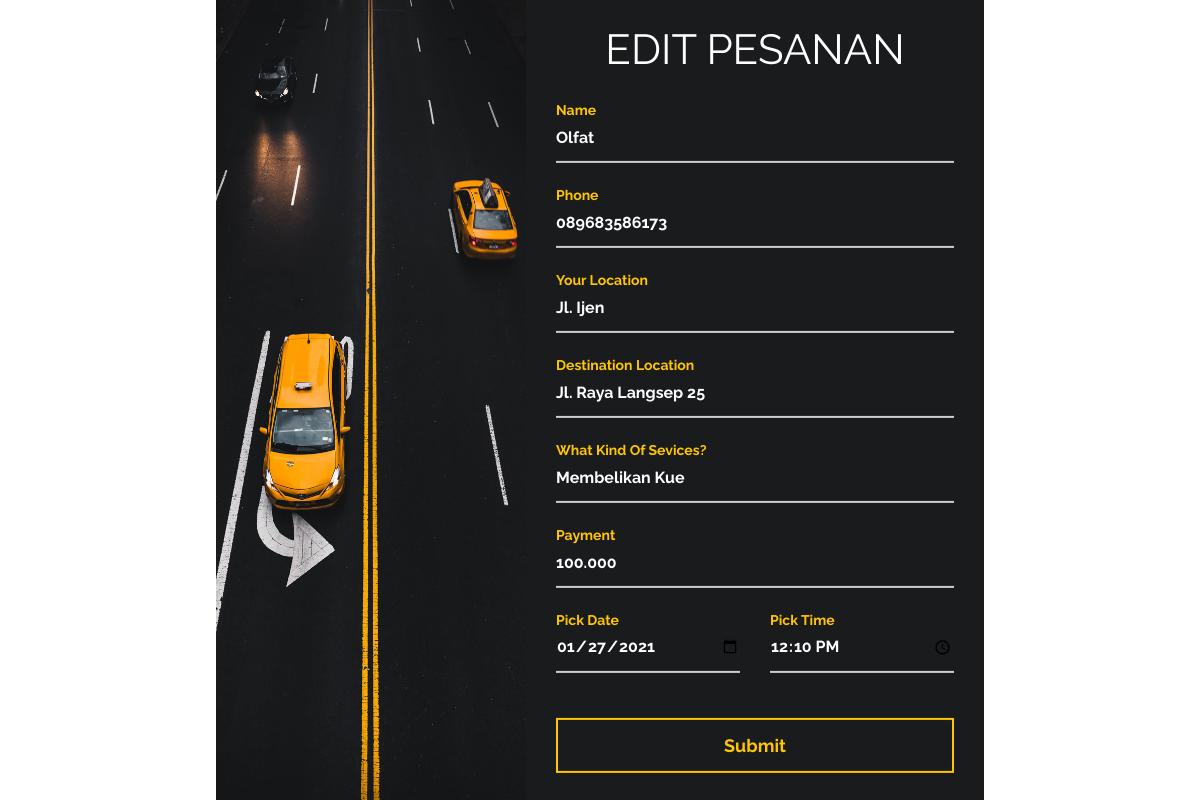
Page /booking/formeditpesan.php?id=5 on the committed database.
### tables this page shows
CREATE TABLE `pemesanan` (
  `id_pemesanan` int(11) NOT NULL,
  `nama` varchar(200) NOT NULL,
  `email_pemesan` varchar(50) NOT NULL,
  `telepon` varchar(20) NOT NULL,
  `lokasi` varchar(200) NOT NULL,
  `tujuan` varchar(200) NOT NULL,
  `jasa` text NOT NULL,
  `bayar` varchar(100) NOT NULL,
  `tanggal` date NOT NULL,
  `waktu` time NOT NULL,
  `status` varchar(100) NOT NULL DEFAULT 'Pending',
  `acc` varchar(100) NOT NULL DEFAULT 'Pending',
  `selesai` varchar(200) NOT NULL DEFAULT 'Pending',
  `bukti` varchar(200) NOT NULL DEFAULT 'Pending'
);

### booking/formeditpesan.php (the view, shortened to what this page needs)
<?php
include('../koneksi.php');
?>
<!DOCTYPE html>
<html lang="en">
<head>
    <link type="text/css" rel="stylesheet" href="../booking/css/bootstrap.min.css" />
    <link type="text/css" rel="stylesheet" href="../booking/css/style.css" />
</head>
<body>
    <div id="booking" class="section">
        <div class="section-center">
            <div class="container">
                <div class="row">
                    <div class="booking-form">
                        <div class="booking-bg"></div>
                        <?php
                        $id = $_GET['id'];
                        $data = $koneksi->query("SELECT * FROM pemesanan WHERE id_pemesanan='$id'");
                        $d = $data->fetch_assoc();
                        ?>
                        <form method="POST" action="../editpesanan.php">
                            <div class="form-header">
                                <h2>Edit Pesanan</h2>
                            </div>
                            <div class="form-group">
                                <input class="form-control" type="text" name="name" placeholder="Enter your Name" value="<?php echo $d['nama']; ?>">
                                <span class="form-label">Name</span>
                            </div>
                            <div class="form-group">
                                <input class="form-control" type="tel" name="phone" placeholder="Enter your Phone number" value="<?php echo $d['telepon']; ?>">
                                <span class="form-label">Phone</span>
                            </div>
                            <div class="form-group">
                                <input class="form-control" type="tel" name="location" placeholder="Enter your location" value="<?php echo $d['lokasi']; ?>">
                                <span class="form-label">Your Location</span>
                            </div>
                            <div class="form-group">
                                <input class="form-control" type="tel" name="destination" placeholder="Enter a destination location" value="<?php echo $d['tujuan']; ?>">
                                <span class="form-label">Destination Location</span>
                            </div>
                            <div class="form-group">
                                <input class="form-control" type="tel" name="service" placeholder="Enter your Services" value="<?php echo $d['jasa']; ?>">
                                <span class="form-label">What kind of Sevices?</span>
                            </div>
                            <div class="form-group">
                                <input class="form-control" type="tel" name="price" placeholder="Enter the Payment" value="<?php echo $d['bayar']; ?>">
                                <span class="form-label">Payment</span>
                            </div>
                            <div class="row">
                                <div class="col-md-6">
                                    <div class="form-group">
                                        <input class="form-control" type="date" name="date" value="<?php echo $d['tanggal']; ?>" required>
                                        <span class="form-label">Pick Date</span>
                                    </div>
                                </div>
                                <div class="col-md-6">
                                    <div class="form-group">
                                        <input class="form-control" type="time" name="time" value="<?php echo $d['waktu']; ?>" required>
                                        <span class="form-label">Pick Time</span>
                                    </div>
                                </div>
                            </div>
                            <div class="form-btn">
                                <button class="submit-btn">Submit</button>
                            </div>
                        </form>
                    </div>
                </div>
            </div>
        </div>
    </div>
</body>
</html>

### booking/css/style.css (style rules this page uses)
.section { position: relative; height: 100vh; }
.section .section-center { position: absolute; top: 50%; left: 0; right: 0; -webkit-transform: translateY(-50%); transform: translateY(-50%); }
#booking { font-family: 'Raleway', sans-serif; }
.booking-form { position: relative; max-width: 768px; width: 100%; margin: auto; background: #1a1b1d; }
.booking-form>.booking-bg { position: absolute; left: 0px; top: 0px; bottom: 0px; width: 310px; background-image: url('../img/background.jpg'); background-size: cover; background-position: center; }
.booking-form>form { margin-left: 310px; padding: 30px; }
.booking-form .form-header { margin-bottom: 25px; }
.booking-form .form-header h2 { margin: 0; font-weight: 400; color: #fff; font-size: 42px; text-transform: uppercase; text-align: center; }
.booking-form .form-group { position: relative; margin-bottom: 20px; }
.booking-form .form-control { background-color: transparent; height: 65px; padding: 0px; padding-top: 15px; border-radius: 0px; -webkit-transition: 0.2s; transition: 0.2s; color: #fff; border: 0px; font-size: 16px; font-weight: 700; -webkit-box-shadow: none; box-shadow: none; text-transform: capitalize; border-bottom: 2px solid #cecccd; }
.booking-form .form-control::placeholder { color: rgba(255, 255, 255, 0.3); }
.booking-form .form-label { color: #ffc600; font-weight: 700; line-height: 24px; height: 24px; font-size: 14px; position: absolute; left: 0; top: 26px; opacity: 0; text-transform: capitalize; pointer-events: none; -webkit-transition: 0.2s all; transition: 0.2s all; }
.booking-form input[type="date"].form-control+.form-label, .booking-form input[type="time"].form-control+.form-label { color: rgba(255, 255, 255, 0.3); opacity: 1; }
.booking-form .form-group.input-not-empty .form-label { opacity: 1; top: 0px; color: #ffc600 !important; }
.booking-form .form-btn { margin-top: 25px; }
.booking-form .submit-btn { color: #ffc600; background-color: #1a1b1d; font-weight: 700; height: 55px; padding: 10px 35px; font-size: 18px; border-radius: 0px; width: 100%; border: 2px solid #ffc600; }

### rows in the picture
pemesanan: name "Olfat", phone "089683586173", location "Jl. Ijen", destination "Jl. Raya Langsep 25", service "Membelikan Kue", price "100.000", date "01/27/2021", time "12:10:00"
